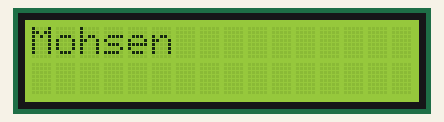
Simulated run of this sketch. Board: Arduino Uno, built with avr-gcc and run on an emulated ATmega328P. On the bench: 16×2 character LCD.

Above: at 0.1 s.
At 2.1 s:
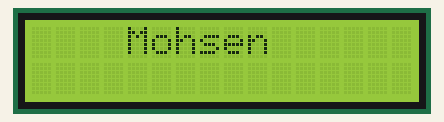
At 4.6 s:
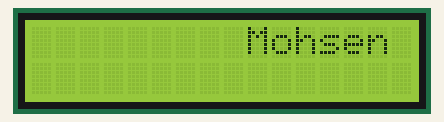
At 9.1 s:
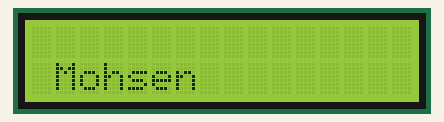
At 13.6 s:
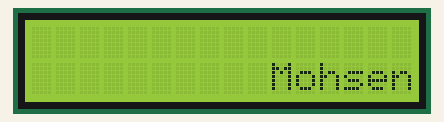
At 18.1 s:
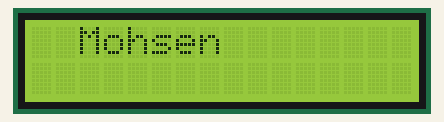

The sketch:

HelloWorld.ino
```cpp
// include the library code:
#include <LiquidCrystal.h>

// initialize the library by associating any needed LCD interface pin
// with the arduino pin number it is connected to
const int rs = 13, en = 12, d4 = 11, d5 = 10, d6 = 9, d7 = 8;
LiquidCrystal lcd(rs, en, d4, d5, d6, d7);
void setup() {
  // set up the LCD's number of columns and rows:
  lcd.begin(16, 2);
  // Print a message to the LCD.

}

void loop() {
  lcd.setCursor(0,0);
  lcd.print("Mohsen");
  delay(500);
  for(int i=0;i<16;i++){
    lcd.scrollDisplayRight();
    delay(500);
  }
  lcd.clear();
  lcd.setCursor(0,1);
  lcd.print("Mohsen");
  delay(500);
  for(int i=0;i<16;i++){
    lcd.scrollDisplayRight();
    delay(500);
  }
  lcd.clear();
}
```

Measured:
- by itself, everything shown: repeats every 17.0 s, in 34 steps
- what the display in image 1 shows lasts 0.5 s, from 2.1 s to 2.6 s
